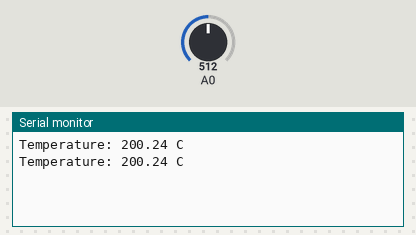
A sketch run on a simulated Arduino Uno, built with avr-gcc and run on an emulated ATmega328P. Parts: the last lines printed to the serial monitor. Inputs (shaded band) come from the test bench; at power-on: A0 = 512.

Above: at 1.8 s.
1.9 s: A0 set to 716
At 2.8 s:
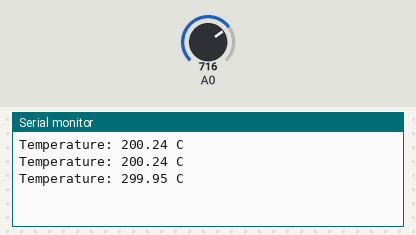
3.4 s: A0 set to 900
At 4.4 s:
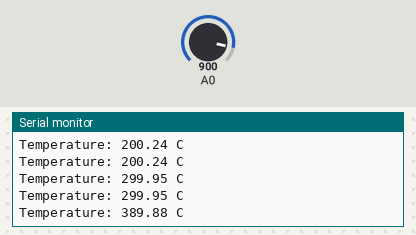
Timing chart, 0 to 6.4 s (numbered marks = the images above; inputs shaded):
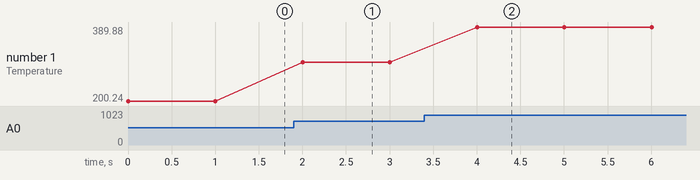

The sketch:

LAB2_TemperatureSensor.ino
```cpp
void setup() {
  Serial.begin(9600);
}

void loop() {
  // read the input on analog pin 0
  int sensorValue = analogRead(A0);
  float voltage = sensorValue * (5.0 / 1023.0);

  // Convert the voltage to temperature in degrees Celsius
  float temperature = voltage - 0.5;
  temperature = temperature / 0.01;

  Serial.print("Temperature: ");
  Serial.print(temperature);
  Serial.println(" C");

  delay(1000);
}
```

Measured:
- after the input at 1.9 s, the serial monitor: prints a new line after 0.10 s (image 1)
- after the input at 3.4 s, the serial monitor: prints a new line after 0.60 s (image 2)
- plotted number 1: 200.24 → 299.95 after the input at 1.9 s, 299.95 → 389.88 after the input at 3.4 s
